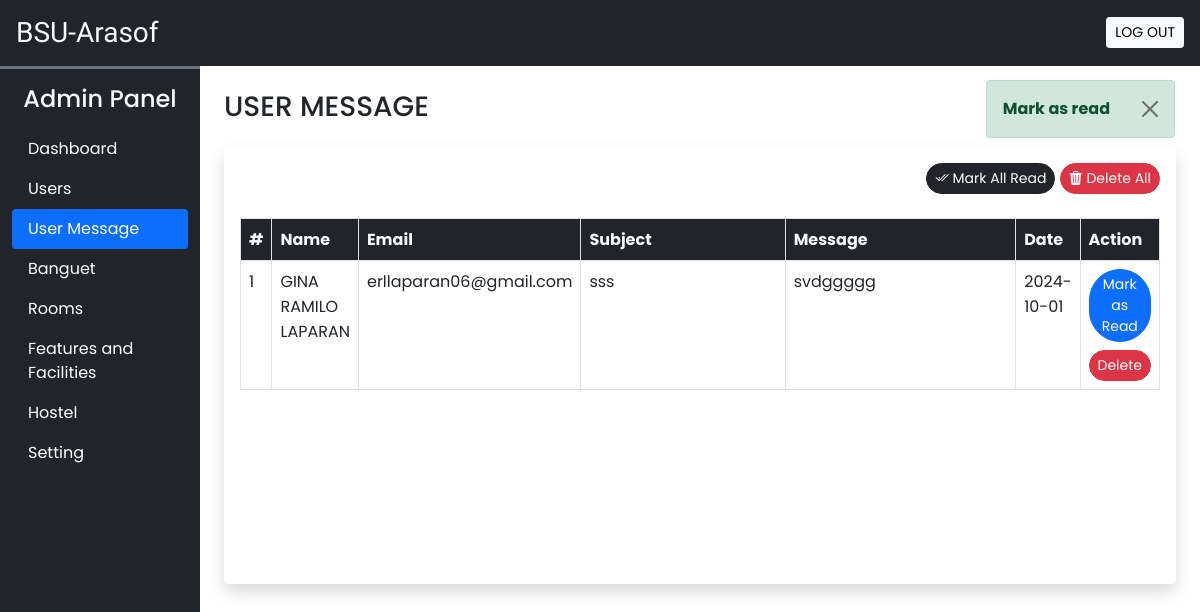
The app's page /admin/user_message.php?seen=16 (signed in) with its own data.
### tables this page shows
CREATE TABLE `user_message` (
  `sr_no` int(11) NOT NULL,
  `name` varchar(50) NOT NULL,
  `email` varchar(150) NOT NULL,
  `subject` varchar(200) NOT NULL,
  `message` varchar(500) NOT NULL,
  `date` date NOT NULL DEFAULT current_timestamp(),
  `seen` tinyint(4) NOT NULL DEFAULT 0
);

### admin/inc/db_config.php (called while the page is built, shortened)
<?php
    function filteration($data){
        foreach($data as $key => $value) {
           $value = trim($value);
           $value = stripcslashes($value);
           $value = htmlspecialchars($value);
           $value = strip_tags($value);
           $data[$key] = $value;
        };
        return $data;
     }
     function update($sql,$values,$datatypes)
     {
       $con = $GLOBALS['con'];
       if ($stmt = mysqli_prepare($con,$sql))
       {
         mysqli_stmt_bind_param($stmt,$datatypes,...$values);
        if (mysqli_stmt_execute($stmt)){
            $res = mysqli_stmt_affected_rows($stmt);
            return $res;
        }
        else{
                    mysqli_stmt_close($stmt);
            die("Query not be executed - Update");
        }
       }
       else{
        die("Query not be prepared - Update");
       }
     }
?>

### admin/user_message.php (the view, shortened to what this page needs)
<?php
   require ('inc/essentials.php');
   require ('inc/db_config.php');
  if (isset($_GET['seen']))
  {
    $frm_data = filteration($_GET);
    if ($frm_data['seen']=='all'){
      $q = "UPDATE `user_message` SET `seen`=?";
      $values = [1];
      if(update($q,$values,'i')){
        alert('success','Mark all as read');
      }
      else{
        alert ('error','Operation failed');
      }
    }
    else{
      $q = "UPDATE `user_message` SET `seen`=? WHERE `sr_no`=?";
      $values = [1,$frm_data['seen']];
      if(update($q,$values,'ii')){
        alert('success','Mark as read');
      }
      else{
        alert ('error','Operation failed');
      }
    }
  }
 ?>
<!DOCTYPE html>
<html lang="en">
<head>
    <?php require ('inc/link.php'); ?>
</head>
<body class="bg-ligth">
<?php require('inc/header.php');
?>
  <div class="container-fluid" id="main-content">
    <div class="row">
        <div class="col-lg-10 ms-auto p-4 overflow-hidden">
          <h3 class="mb-4" >USER MESSAGE</h3>
            <div class="card border-0 shadow mb-4" >
              <div class="card-body">
              <div class="text-end mb-4" >
                <a href="?seen=all" class="btn btn-dark rounded-pill shadow-none btn-sm" >
                <i class="bi bi-check2-all"></i> Mark All Read</a>
                <a href="?del=all" class="btn btn-danger rounded-pill shadow-none btn-sm" >
                <i class="bi bi-trash3-fill"></i> Delete All</a>
              </div>
                    <div class="table-responsive-md" style="height: 350px; overflow-y: scroll;">
                          <table class="table table-hover table-bordered">
                              <thead class="sticky-top">
                                  <tr class="bg-dark text-light">
                                      <th scope="col">#</th>
                                      <th scope="col">Name</th>
                                      <th scope="col">Email</th>
                                      <th scope="col" width="25%">Subject</th>
                                      <th scope="col" width="28%">Message</th>
                                      <th scope="col">Date</th>
                                      <th scope="col">Action</th>
                                  </tr>
                              </thead>
                              <tbody>
                                  <?php
                                  $q = "SELECT * FROM `user_message` ORDER BY `sr_no` DESC";
                                  $data = mysqli_query($con, $q);
                                  $i = 1;
                                  while ($row = mysqli_fetch_assoc($data)) {
                                      $seen = '';
                                      if ($row['seen'] != 1) {
                                          $seen = "<a href ='?seen=$row[sr_no]' class='btn btn-sm rounded-pill btn-primary'>Mark as Read</a> <br>";
                                      }
                                      $seen .= "<a href ='?del=$row[sr_no]' class='btn btn-sm rounded-pill btn-danger mt-2'>Delete</a>";
                                      echo <<<message
                                      <tr>
                                          <td>$i</td>
                                          <td>$row[name]</td>
                                          <td>$row[email]</td>
                                          <td>$row[subject]</td>
                                          <td>$row[message]</td>
                                          <td>$row[date]</td>
                                          <td>$seen</td>
                                      </tr>
                                      message;
                                      $i++;
                                  }
                                  ?>
                              </tbody>
                          </table>
                  </div>
              </div>
            </div>
          </div>
        </div>
    </div>
</body>
</html>

### admin/css/common.css (style rules this page uses)
:root { --teal: hwb(0 3% 4% / 0.924); --teal_hover: hwb(0 9% 21% / 0.924); }
* { font-family: 'Poppins', 'san-seif'; }

### records on screen
user_message: name "GINA RAMILO LAPARAN", email "erllaparan06@gmail.com", subject "sss", message "svdggggg", date "2024-10-01"

### other values on screen
$msg "Mark as read"
